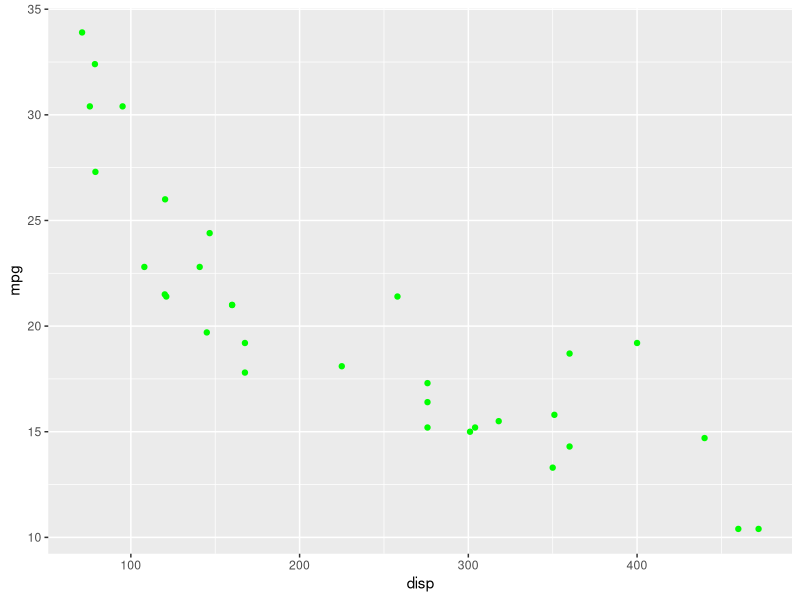
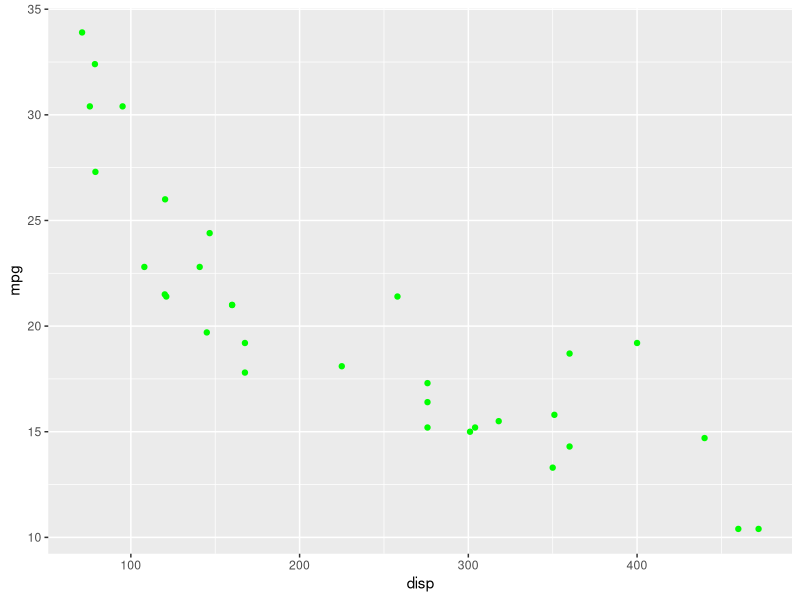
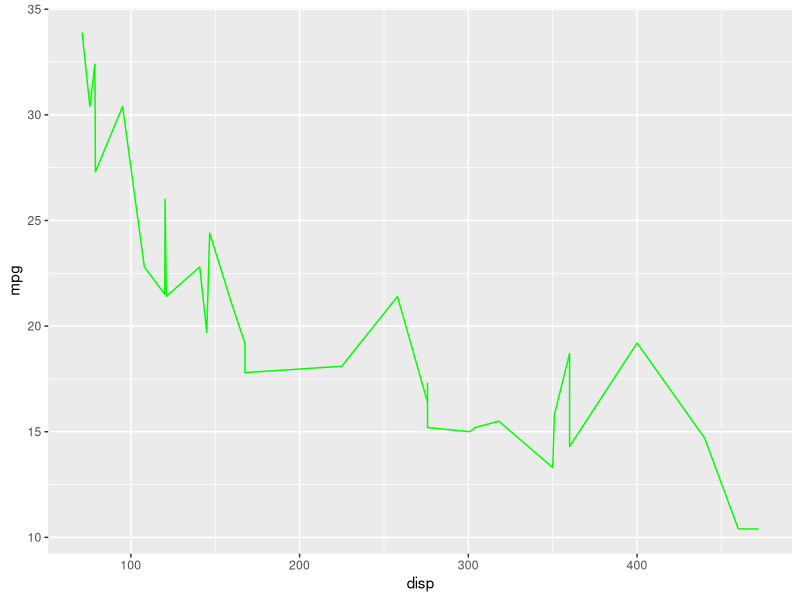
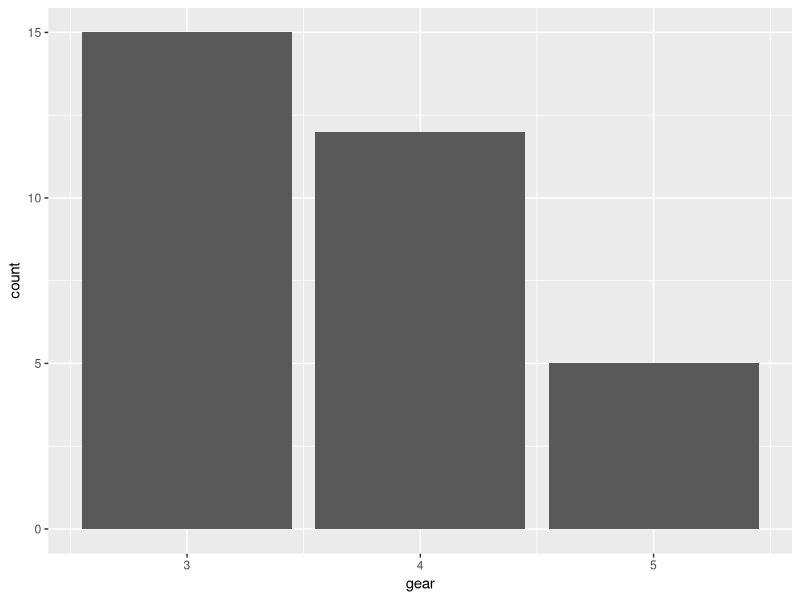
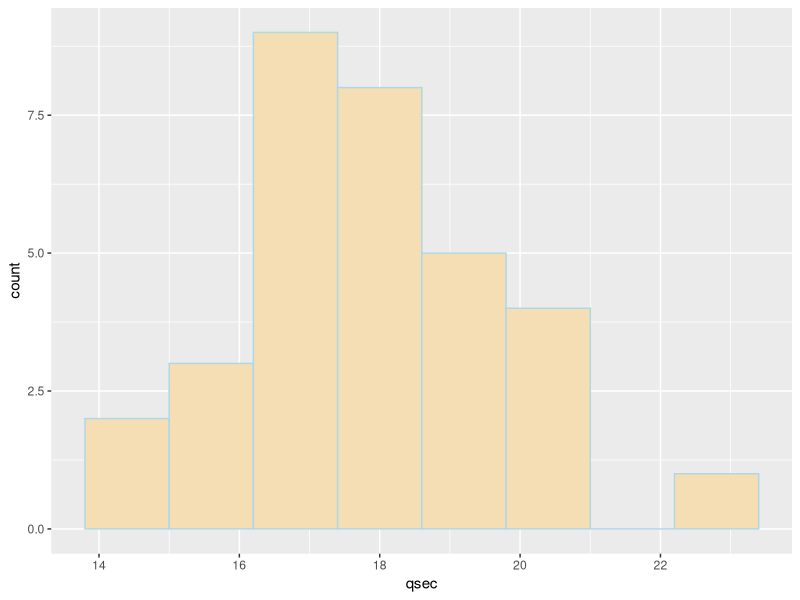
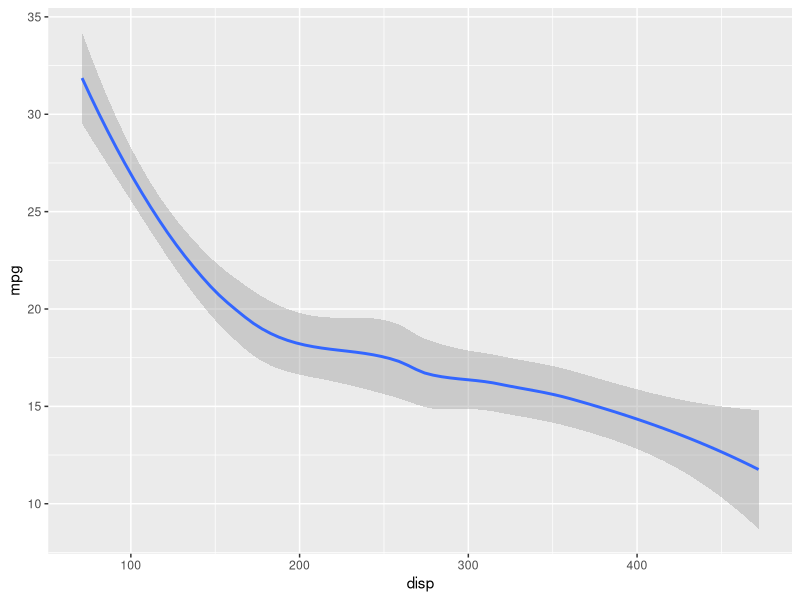
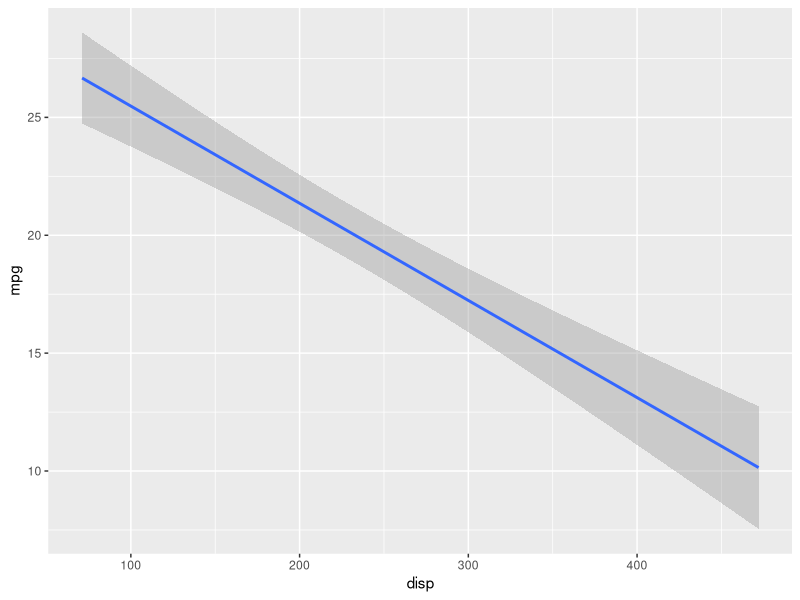
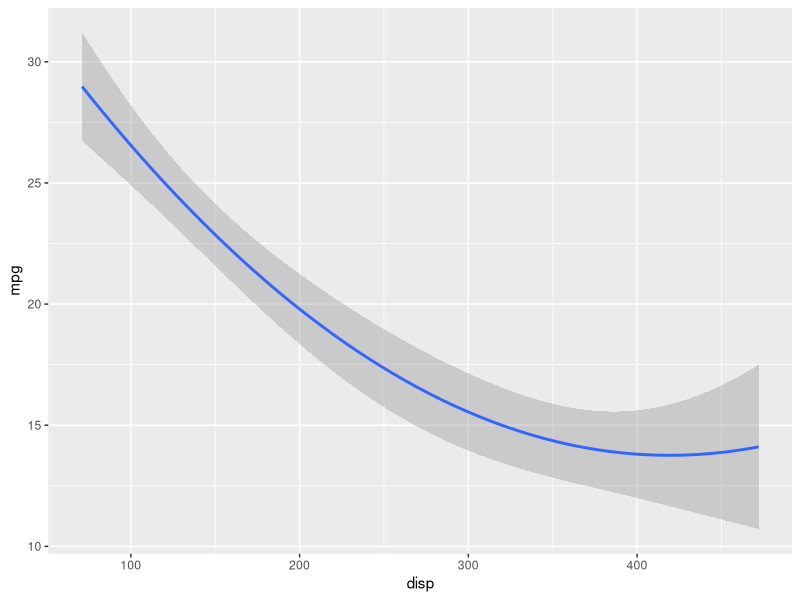

These figures' R source, in order:
## ---- chunk 1
library(ggplot2)

## ---- chunk 2
head(mtcars)

## ---- chunk 3

ggplot(data=mtcars) + 
  geom_point(mapping = aes(x=disp,y=mpg), col="green")
## ---- chunk 4

ggplot(data=mtcars) + 
  geom_point(mapping = aes(x=disp,y=mpg, col=I("green")))
## ---- chunk 5

ggplot(data=mtcars) + 
  geom_line(mapping = aes(x=disp,y=mpg, col=I("green")))
## ---- chunk 6
ggplot(mtcars) +
 geom_bar(mapping = aes(x = gear), stat="count") 
## ---- chunk 7
mtcars[mtcars$gear==3,]
## ---- chunk 8
ggplot(mtcars) +
 geom_histogram(mapping = aes(x = qsec), binwidth = 1.2,fill="wheat", col="light blue") 
## ---- chunk 9

ggplot(data=mtcars) + 
  geom_smooth(mapping = aes(x=disp,y=mpg))
## ---- chunk 10

ggplot(data=mtcars) + 
  geom_smooth(mapping = aes(x=disp,y=mpg),method="lm")
## ---- chunk 11

ggplot(data=mtcars) + 
  geom_smooth(mapping = aes(x=disp,y=mpg),method="lm",formula=y~poly(x,2))
## ---- chunk 12

ggplot(data=mtcars,mapping = aes(x=disp,y=mpg)) + 
  geom_smooth(method="lm",formula=y~poly(x,2))+
  geom_point(col="red")
